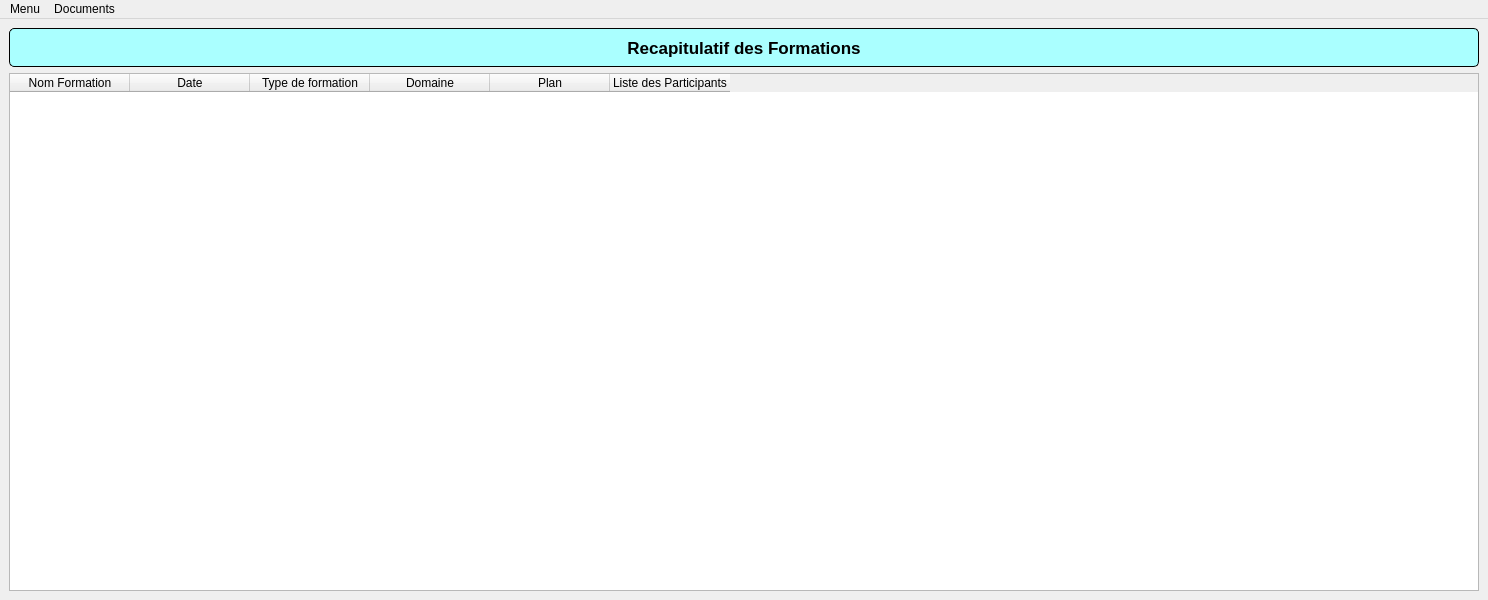
<?xml version="1.0" encoding="UTF-8"?>
<ui version="4.0">
 <class>Main_Formation</class>
 <widget class="QMainWindow" name="Main_Formation">
  <property name="geometry">
   <rect>
    <x>0</x>
    <y>0</y>
    <width>1488</width>
    <height>600</height>
   </rect>
  </property>
  <property name="windowTitle">
   <string>Racapitulatif formations</string>
  </property>
  <widget class="QWidget" name="centralWidget">
   <layout class="QGridLayout" name="gridLayout">
    <item row="0" column="0">
     <layout class="QVBoxLayout" name="verticalLayout">
      <item>
       <widget class="QLabel" name="label_7">
        <property name="sizePolicy">
         <sizepolicy hsizetype="Preferred" vsizetype="Fixed">
          <horstretch>0</horstretch>
          <verstretch>0</verstretch>
         </sizepolicy>
        </property>
        <property name="minimumSize">
         <size>
          <width>0</width>
          <height>39</height>
         </size>
        </property>
        <property name="font">
         <font>
          <pointsize>13</pointsize>
          <weight>75</weight>
          <bold>true</bold>
         </font>
        </property>
        <property name="styleSheet">
         <string notr="true">QLabel{
background-color: rgb(170, 255, 255);
border: 1px solid Black;
border-radius: 5px;}</string>
        </property>
        <property name="text">
         <string>Recapitulatif des Formations</string>
        </property>
        <property name="alignment">
         <set>Qt::AlignCenter</set>
        </property>
       </widget>
      </item>
      <item>
       <widget class="QTableWidget" name="tableWidget_recap">
        <property name="enabled">
         <bool>true</bool>
        </property>
        <property name="font">
         <font>
          <pointsize>9</pointsize>
          <weight>50</weight>
          <bold>false</bold>
         </font>
        </property>
        <property name="cursor" stdset="0">
         <cursorShape>ArrowCursor</cursorShape>
        </property>
        <property name="mouseTracking">
         <bool>true</bool>
        </property>
        <property name="contextMenuPolicy">
         <enum>Qt::ActionsContextMenu</enum>
        </property>
        <property name="whatsThis">
         <string extracomment="freeghrehtzh"/>
        </property>
        <property name="editTriggers">
         <set>QAbstractItemView::NoEditTriggers</set>
        </property>
        <property name="alternatingRowColors">
         <bool>true</bool>
        </property>
        <property name="selectionMode">
         <enum>QAbstractItemView::SingleSelection</enum>
        </property>
        <property name="selectionBehavior">
         <enum>QAbstractItemView::SelectRows</enum>
        </property>
        <property name="iconSize">
         <size>
          <width>0</width>
          <height>0</height>
         </size>
        </property>
        <property name="showGrid">
         <bool>true</bool>
        </property>
        <property name="gridStyle">
         <enum>Qt::SolidLine</enum>
        </property>
        <property name="sortingEnabled">
         <bool>true</bool>
        </property>
        <property name="wordWrap">
         <bool>true</bool>
        </property>
        <property name="cornerButtonEnabled">
         <bool>true</bool>
        </property>
        <property name="rowCount">
         <number>0</number>
        </property>
        <attribute name="horizontalHeaderVisible">
         <bool>true</bool>
        </attribute>
        <attribute name="horizontalHeaderDefaultSectionSize">
         <number>120</number>
        </attribute>
        <attribute name="horizontalHeaderHighlightSections">
         <bool>true</bool>
        </attribute>
        <attribute name="verticalHeaderVisible">
         <bool>true</bool>
        </attribute>
        <attribute name="verticalHeaderDefaultSectionSize">
         <number>32</number>
        </attribute>
        <column>
         <property name="text">
          <string>Nom Formation</string>
         </property>
        </column>
        <column>
         <property name="text">
          <string>Date</string>
         </property>
        </column>
        <column>
         <property name="text">
          <string>Type de formation</string>
         </property>
        </column>
        <column>
         <property name="text">
          <string>Domaine</string>
         </property>
        </column>
        <column>
         <property name="text">
          <string>Plan</string>
         </property>
        </column>
        <column>
         <property name="text">
          <string>Liste des Participants</string>
         </property>
        </column>
       </widget>
      </item>
     </layout>
    </item>
   </layout>
  </widget>
  <widget class="QMenuBar" name="menuBar">
   <property name="geometry">
    <rect>
     <x>0</x>
     <y>0</y>
     <width>1488</width>
     <height>21</height>
    </rect>
   </property>
   <widget class="QMenu" name="menuNouvelle_Cartographie">
    <property name="title">
     <string>Menu</string>
    </property>
    <addaction name="actionNouvelle_Formation"/>
    <addaction name="actionModifier_Formation"/>
   </widget>
   <widget class="QMenu" name="menuDocuments">
    <property name="title">
     <string>Documents</string>
    </property>
    <addaction name="actionAttestation_de_presence"/>
    <addaction name="actionHabilitations"/>
   </widget>
   <addaction name="menuNouvelle_Cartographie"/>
   <addaction name="menuDocuments"/>
  </widget>
  <action name="actionNouvelle_Formation">
   <property name="text">
    <string>Nouvelle Formation</string>
   </property>
  </action>
  <action name="actionModifier_Formation">
   <property name="text">
    <string>Modifier</string>
   </property>
  </action>
  <action name="actionAttestation_de_presence">
   <property name="text">
    <string>Attestation de presence</string>
   </property>
  </action>
  <action name="actionHabilitations">
   <property name="text">
    <string>Habilitations</string>
   </property>
  </action>
 </widget>
 <resources/>
 <connections/>
</ui>
